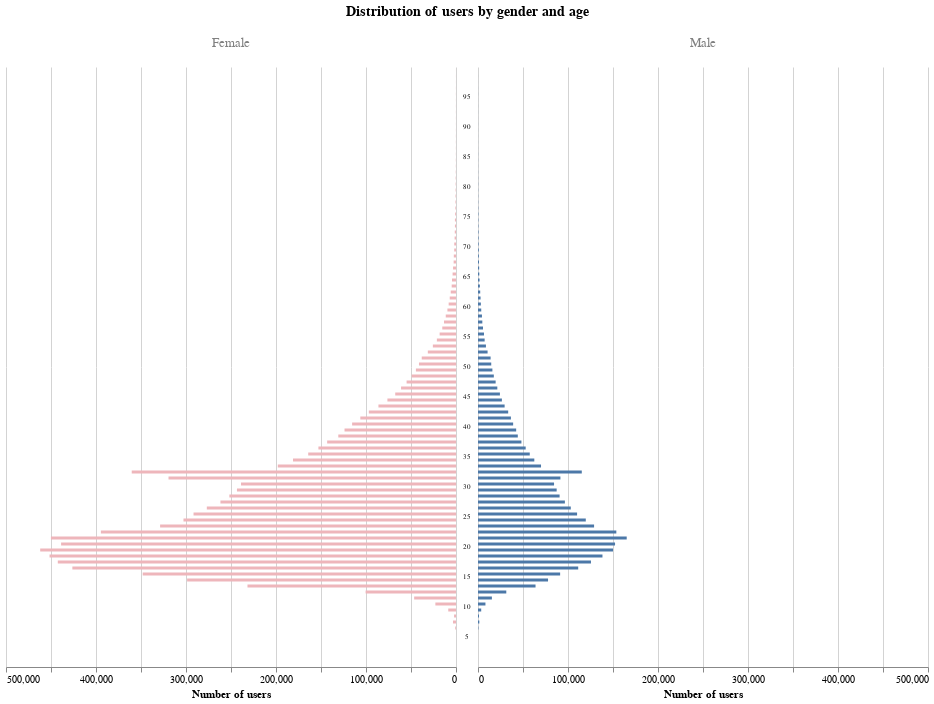

The code cell stored with this chart in its notebook:
### Code cell
# Concatinating two visualisations
alt.hconcat(
    bar_chart_female.properties(width=450, height=600), 
    text_age.properties(width=10, height=600), 
    bar_chart_male.properties(width=450, height=600), spacing=5
).properties(title=alt.TitleParams(text=["Distribution of users by gender and age"], fontSize=14, anchor="middle", baseline="bottom")).configure_view(strokeWidth=0)

### Figure 1 — Vega-Lite specification as saved in the notebook (floating-point values rounded to 4 significant figures)
{"config": {"view": {"continuousWidth": 400, "continuousHeight": 300, "strokeWidth": 0}}, "hconcat": [{"data": {"name": "data-db44164a9330b893415dc89d09cbb923"}, "mark": {"type": "bar", "color": "#EEB6BB", "size": 3}, "encoding": {"tooltip": [{"field": "age", "title": "Age", "type": "nominal"}, {"field": "counter", "title": "Number of users", "type": "quantitative"}], "x": {"axis": {"gridColor": "lightgray", "title": "Number of users"}, "field": "counter", "scale": {"domain": [0, 500000]}, "sort": "descending", "type": "quantitative"}, "y": {"axis": null, "field": "age", "sort": "descending", "type": "nominal"}}, "height": 600, "title": {"text": ["Female"], "baseline": "bottom", "color": "gray", "fontStyle": "normal", "fontWeight": "normal"}, "width": 450}, {"data": {"name": "data-38187a958c67efdf249bb0fc744eaeca"}, "mark": {"type": "text", "size": 7}, "encoding": {"color": {"condition": {"value": "#000000", "test": "(datum.age > 0)"}, "value": "#FFFFFF"}, "text": {"field": "age", "type": "quantitative"}, "y": {"axis": null, "field": "age", "type": "quantitative"}}, "height": 600, "width": 10}, {"data": {"name": "data-22776718968700c035e6d47f79b9d5f2"}, "mark": {"type": "bar", "size": 3}, "encoding": {"tooltip": [{"field": "age", "title": "Age", "type": "nominal"}, {"field": "counter", "title": "Number of users", "type": "quantitative"}], "x": {"axis": {"gridColor": "lightgray", "title": "Number of users"}, "field": "counter", "scale": {"domain": [0, 500000]}, "type": "quantitative"}, "y": {"axis": null, "field": "age", "sort": "descending", "type": "nominal"}}, "height": 600, "title": {"text": ["Male"], "baseline": "bottom", "color": "gray", "fontStyle": "normal", "fontWeight": "normal"}, "width": 450}], "spacing": 5, "title": {"text": ["Distribution of users by gender and age"], "anchor": "middle", "baseline": "bottom", "fontSize": 14}, "$schema": "https://vega.github.io/schema/vega-lite/v4.17.0.json", "datasets": {"data-db44164a9330b893415dc89d09cbb923": [{"age": 1, "counter": 4.0}, {"age": 2, "counter": 4.0}, {"age": 3, "counter": 0.0}, {"age": 4, "counter": 0.0}, {"age": 5, "counter": 0.0}, {"age": 6, "counter": 0.0}, {"age": 7, "counter": 873.0}, {"age": 8, "counter": 3314.0}, {"age": 9, "counter": 2126.0}, {"age": 10, "counter": 8595.0}, {"age": 11, "counter": 22930.0}, {"age": 12, "counter": 46490.0}, {"age": 13, "counter": 100400.0}, {"age": 14, "counter": 231700.0}, {"age": 15, "counter": 298800.0}, {"age": 16, "counter": 348100.0}, {"age": 17, "counter": 426300.0}, {"age": 18, "counter": 442400.0}, {"age": 19, "counter": 451600.0}, {"age": 20, "counter": 462000.0}, {"age": 21, "counter": 438800.0}, {"age": 22, "counter": 450100.0}, {"age": 23, "counter": 394600.0}, {"age": 24, "counter": 328800.0}, {"age": 25, "counter": 302800.0}, {"age": 26, "counter": 291600.0}, {"age": 27, "counter": 276900.0}, {"age": 28, "counter": 261700.0}, {"age": 29, "counter": 251800.0}, {"age": 30, "counter": 243400.0}, {"age": 31, "counter": 238900.0}, {"age": 32, "counter": 319400.0}, {"age": 33, "counter": 360300.0}, {"age": 34, "counter": 198000.0}, {"age": 35, "counter": 181100.0}, {"age": 36, "counter": 164200.0}, {"age": 37, "counter": 152900.0}, {"age": 38, "counter": 143200.0}, {"age": 39, "counter": 130800.0}, {"age": 40, "counter": 123900.0}, {"age": 41, "counter": 115400.0}, {"age": 42, "counter": 106300.0}, {"age": 43, "counter": 96860.0}, {"age": 44, "counter": 86180.0}, {"age": 45, "counter": 76210.0}, {"age": 46, "counter": 67530.0}, {"age": 47, "counter": 61050.0}, {"age": 48, "counter": 54900.0}, {"age": 49, "counter": 49280.0}, {"age": 50, "counter": 44560.0}, {"age": 51, "counter": 41140.0}, {"age": 52, "counter": 38080.0}, {"age": 53, "counter": 31320.0}, {"age": 54, "counter": 25720.0}, {"age": 55, "counter": 21270.0}, {"age": 56, "counter": 18190.0}, {"age": 57, "counter": 15240.0}, {"age": 58, "counter": 13340.0}, {"age": 59, "counter": 11390.0}, {"age": 60, "counter": 9537.0}, {"age": 61, "counter": 8152.0}, {"age": 62, "counter": 6970.0}, {"age": 63, "counter": 5869.0}, {"age": 64, "counter": 4806.0}, {"age": 65, "counter": 4445.0}, {"age": 66, "counter": 3778.0}, {"age": 67, "counter": 3258.0}, {"age": 68, "counter": 2623.0}, {"age": 69, "counter": 2435.0}, {"age": 70, "counter": 1979.0}, {"age": 71, "counter": 1919.0}, {"age": 72, "counter": 1539.0}, {"age": 73, "counter": 1352.0}, {"age": 74, "counter": 1191.0}, {"age": 75, "counter": 1185.0}, {"age": 76, "counter": 923.0}, {"age": 77, "counter": 694.0}, {"age": 78, "counter": 605.0}, {"age": 79, "counter": 514.0}, {"age": 80, "counter": 456.0}, {"age": 81, "counter": 385.0}, {"age": 82, "counter": 371.0}, {"age": 83, "counter": 268.0}, {"age": 84, "counter": 186.0}, {"age": 85, "counter": 175.0}, {"age": 86, "counter": 131.0}, {"age": 87, "counter": 130.0}, {"age": 88, "counter": 131.0}, {"age": 89, "counter": 118.0}, {"age": 90, "counter": 90.0}, {"age": 91, "counter": 72.0}, {"age": 92, "counter": 88.0}, {"age": 93, "counter": 103.0}, {"age": 94, "counter": 86.0}, {"age": 95, "counter": 70.0}, {"age": 96, "counter": 102.0}, {"age": 97, "counter": 89.0}, {"age": 98, "counter": 55.0}, {"age": 99, "counter": 55.0}, {"age": 100, "counter": 28.0}], "data-38187a958c67efdf249bb0fc744eaeca": [{"age": 0}, {"age": 5}, {"age": 10}, {"age": 15}, {"age": 20}, {"age": 25}, {"age": 30}, {"age": 35}, {"age": 40}, {"age": 45}, {"age": 50}, {"age": 55}, {"age": 60}, {"age": 65}, {"age": 70}, {"age": 75}, {"age": 80}, {"age": 85}, {"age": 90}, {"age": 95}], "data-22776718968700c035e6d47f79b9d5f2": [{"age": 1, "counter": 4.0}, {"age": 2, "counter": 2.0}, {"age": 3, "counter": 0.0}, {"age": 4, "counter": 0.0}, {"age": 5, "counter": 0.0}, {"age": 6, "counter": 0.0}, {"age": 7, "counter": 419.0}, {"age": 8, "counter": 1483.0}, {"age": 9, "counter": 1103.0}, {"age": 10, "counter": 3568.0}, {"age": 11, "counter": 8270.0}, {"age": 12, "counter": 15420.0}, {"age": 13, "counter": 31430.0}, {"age": 14, "counter": 63930.0}, {"age": 15, "counter": 77830.0}, {"age": 16, "counter": 91260.0}, {"age": 17, "counter": 111300.0}, {"age": 18, "counter": 125500.0}, {"age": 19, "counter": 138300.0}, {"age": 20, "counter": 150000.0}, {"age": 21, "counter": 152300.0}, {"age": 22, "counter": 165200.0}, {"age": 23, "counter": 153700.0}, {"age": 24, "counter": 129000.0}, {"age": 25, "counter": 119800.0}, {"age": 26, "counter": 110100.0}, {"age": 27, "counter": 103100.0}, {"age": 28, "counter": 96540.0}, {"age": 29, "counter": 90660.0}, {"age": 30, "counter": 87400.0}, {"age": 31, "counter": 84510.0}, {"age": 32, "counter": 91560.0}, {"age": 33, "counter": 115300.0}, {"age": 34, "counter": 70020.0}, {"age": 35, "counter": 62580.0}, {"age": 36, "counter": 57510.0}, {"age": 37, "counter": 52980.0}, {"age": 38, "counter": 48240.0}, {"age": 39, "counter": 44220.0}, {"age": 40, "counter": 42420.0}, {"age": 41, "counter": 39040.0}, {"age": 42, "counter": 36570.0}, {"age": 43, "counter": 33540.0}, {"age": 44, "counter": 29580.0}, {"age": 45, "counter": 26550.0}, {"age": 46, "counter": 24350.0}, {"age": 47, "counter": 21470.0}, {"age": 48, "counter": 19600.0}, {"age": 49, "counter": 17580.0}, {"age": 50, "counter": 15990.0}, {"age": 51, "counter": 14710.0}, {"age": 52, "counter": 14010.0}, {"age": 53, "counter": 10650.0}, {"age": 54, "counter": 8814.0}, {"age": 55, "counter": 7384.0}, {"age": 56, "counter": 6653.0}, {"age": 57, "counter": 5563.0}, {"age": 58, "counter": 4803.0}, {"age": 59, "counter": 4381.0}, {"age": 60, "counter": 3601.0}, {"age": 61, "counter": 3175.0}, {"age": 62, "counter": 2847.0}, {"age": 63, "counter": 2457.0}, {"age": 64, "counter": 2083.0}, {"age": 65, "counter": 1749.0}, {"age": 66, "counter": 1451.0}, {"age": 67, "counter": 1293.0}, {"age": 68, "counter": 1103.0}, {"age": 69, "counter": 904.0}, {"age": 70, "counter": 866.0}, {"age": 71, "counter": 677.0}, {"age": 72, "counter": 597.0}, {"age": 73, "counter": 540.0}, {"age": 74, "counter": 412.0}, {"age": 75, "counter": 385.0}, {"age": 76, "counter": 407.0}, {"age": 77, "counter": 291.0}, {"age": 78, "counter": 209.0}, {"age": 79, "counter": 173.0}, {"age": 80, "counter": 165.0}, {"age": 81, "counter": 156.0}, {"age": 82, "counter": 139.0}, {"age": 83, "counter": 116.0}, {"age": 84, "counter": 82.0}, {"age": 85, "counter": 83.0}, {"age": 86, "counter": 83.0}, {"age": 87, "counter": 54.0}, {"age": 88, "counter": 55.0}, {"age": 89, "counter": 40.0}, {"age": 90, "counter": 44.0}, {"age": 91, "counter": 41.0}, {"age": 92, "counter": 32.0}, {"age": 93, "counter": 46.0}, {"age": 94, "counter": 52.0}, {"age": 95, "counter": 30.0}, {"age": 96, "counter": 49.0}, {"age": 97, "counter": 41.0}, {"age": 98, "counter": 17.0}, {"age": 99, "counter": 25.0}, {"age": 100, "counter": 3.0}]}}
